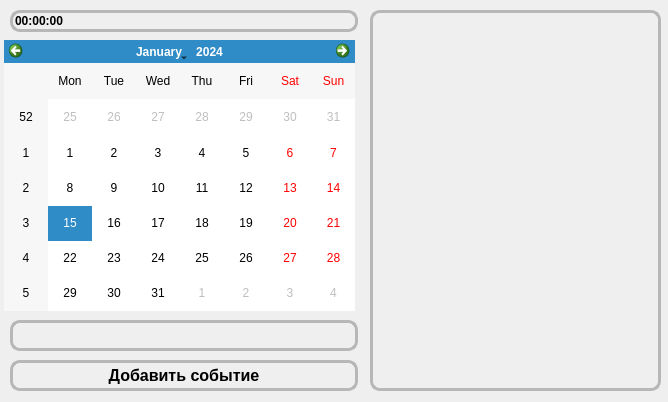
<?xml version="1.0" encoding="UTF-8"?>
<ui version="4.0">
 <class>MainWindow</class>
 <widget class="QMainWindow" name="MainWindow">
  <property name="geometry">
   <rect>
    <x>0</x>
    <y>0</y>
    <width>668</width>
    <height>402</height>
   </rect>
  </property>
  <property name="windowTitle">
   <string>Минипланировщик</string>
  </property>
  <widget class="QWidget" name="centralwidget">
   <widget class="QCalendarWidget" name="calendarWidget">
    <property name="geometry">
     <rect>
      <x>4</x>
      <y>40</y>
      <width>351</width>
      <height>271</height>
     </rect>
    </property>
    <property name="styleSheet">
     <string notr="true"/>
    </property>
   </widget>
   <widget class="QLineEdit" name="lineEdit">
    <property name="geometry">
     <rect>
      <x>10</x>
      <y>320</y>
      <width>348</width>
      <height>31</height>
     </rect>
    </property>
    <property name="font">
     <font>
      <pointsize>12</pointsize>
      <weight>75</weight>
      <bold>true</bold>
     </font>
    </property>
    <property name="styleSheet">
     <string notr="true">background: rgba(0, 0, 0, 0);
border-radius: 10px;
border: 3px solid #b7b7b7;
</string>
    </property>
    <property name="text">
     <string/>
    </property>
   </widget>
   <widget class="QTimeEdit" name="timeEdit">
    <property name="geometry">
     <rect>
      <x>10</x>
      <y>10</y>
      <width>348</width>
      <height>22</height>
     </rect>
    </property>
    <property name="font">
     <font>
      <weight>75</weight>
      <bold>true</bold>
     </font>
    </property>
    <property name="styleSheet">
     <string notr="true">background: rgba(0, 0, 0, 0);
border-radius: 10px;
border: 3px solid #b7b7b7;
</string>
    </property>
   </widget>
   <widget class="QPushButton" name="addEventBtn">
    <property name="geometry">
     <rect>
      <x>10</x>
      <y>360</y>
      <width>348</width>
      <height>31</height>
     </rect>
    </property>
    <property name="font">
     <font>
      <pointsize>12</pointsize>
      <weight>75</weight>
      <bold>true</bold>
     </font>
    </property>
    <property name="styleSheet">
     <string notr="true">QPushButton{
border: 3px solid #b7b7b7;
border-radius: 10px;
background-color: none;
}
QPushButton:hover{
background-color: #c8c8c8;
}</string>
    </property>
    <property name="text">
     <string>Добавить событие</string>
    </property>
   </widget>
   <widget class="QListWidget" name="eventList">
    <property name="geometry">
     <rect>
      <x>370</x>
      <y>10</y>
      <width>291</width>
      <height>381</height>
     </rect>
    </property>
    <property name="styleSheet">
     <string notr="true">background: rgba(0, 0, 0, 0);
border-radius: 10px;
border: 3px solid #b7b7b7;
</string>
    </property>
   </widget>
  </widget>
 </widget>
 <resources/>
 <connections/>
</ui>
